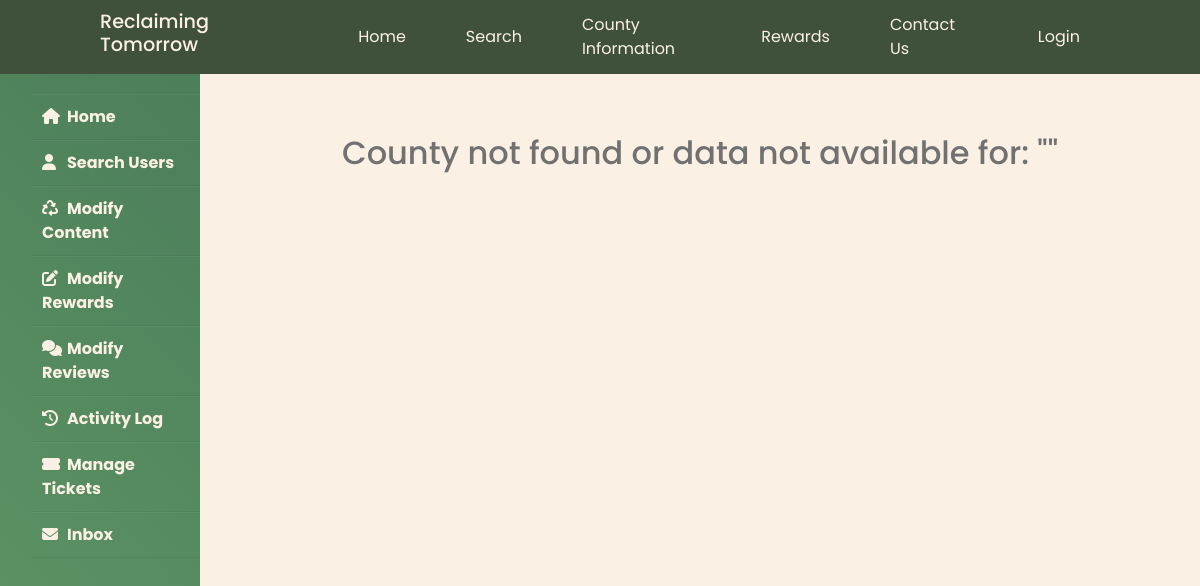
Before: /admin/countyPreview.php?id=Guilford with the older database file.
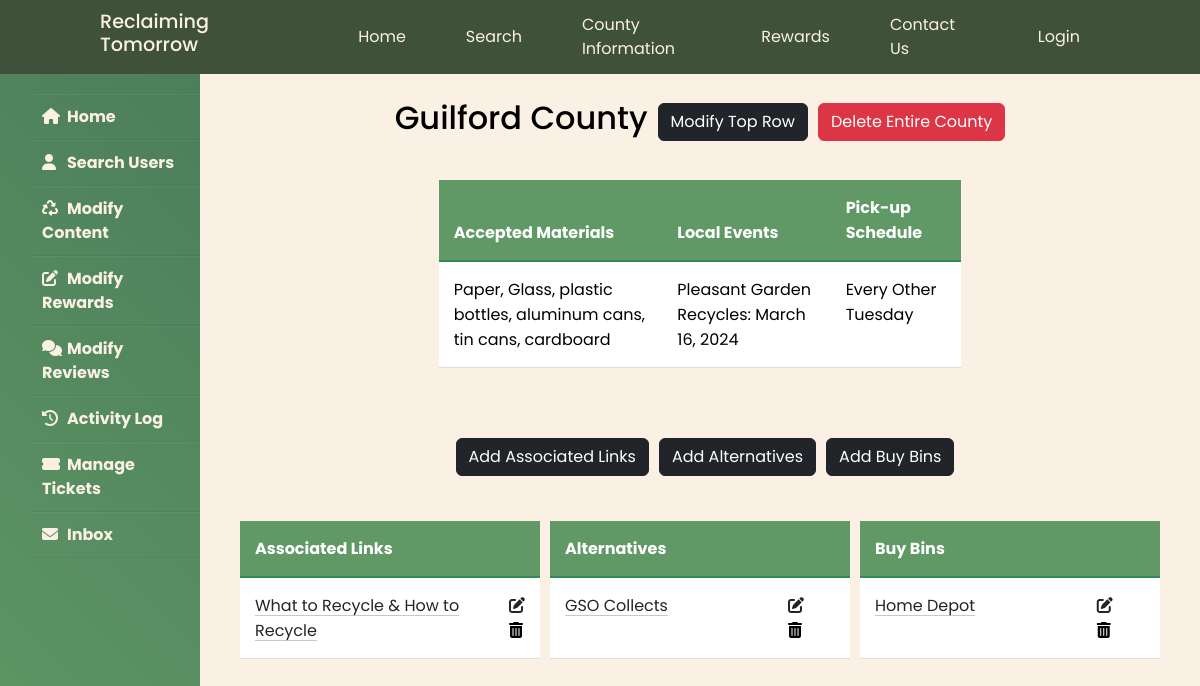
After: the same page with the newer database file.
### tables this page shows
CREATE TABLE `county_search` (
  `County` varchar(150) NOT NULL,
  `Accepted Materials` varchar(150) NOT NULL,
  `Local Events` varchar(150) NOT NULL,
  `Pick-up Schedule` varchar(150) NOT NULL
);

CREATE TABLE `county_associated_links` (
  `id` int(11) NOT NULL AUTO_INCREMENT,
  `County` varchar(150) NOT NULL,
  `Placeholder` varchar(255) NOT NULL,
  `Link` varchar(600) NOT NULL,
  PRIMARY KEY (`id`)
);

CREATE TABLE `county_alternatives` (
  `id` int(11) NOT NULL AUTO_INCREMENT,
  `County` varchar(150) NOT NULL,
  `Placeholder` varchar(255) NOT NULL,
  `Link` varchar(600) NOT NULL,
  PRIMARY KEY (`id`)
);

CREATE TABLE `county_buy_bins` (
  `id` int(11) NOT NULL AUTO_INCREMENT,
  `County` varchar(150) NOT NULL,
  `Placeholder` varchar(255) NOT NULL,
  `Link` varchar(600) NOT NULL,
  PRIMARY KEY (`id`)
);

### admin/countyPreview.php (the view, shortened to what the changed rows need)
<?php
require '../connect.php';
?>
<!DOCTYPE html>
<html lang="en">
<head>
    <link href="https://cdn.jsdelivr.net/npm/bootstrap@5.3.1/dist/css/bootstrap.min.css" rel="stylesheet" />
    <link href="../style.css" rel="stylesheet">
</head>
<body>
<?php include_once "../admin/header.php";?>
<div class="wrapper">
        <div class="main_content">
            <div class="info">
            <?php
    $county_id=$_GET['id'];
    $sql="SELECT * FROM `county_search` WHERE `County`='$county_id'";
    $result=mysqli_query($db,$sql);
    $row=mysqli_fetch_assoc($result);
    if ($result->num_rows > 0) {
    echo "<div class=\"center\">";
    echo '<h2 style="text-align: center;margin-top: 10px;color: #000000;">'.$row['County'].' County</h2>';
    echo '<a class="btn btn-dark btn" href="modifyTopRow?id='.$row['County'].'" style="margin-left: 10px;margin-top: 10px" role="button">Modify Top Row</a>';
    echo '<a class="btn btn-danger btn" href="deleteEntireCounty?id='.$row['County'].'" style="margin-left: 10px;margin-top: 10px" role="button">Delete Entire County</a>';
    echo '</div>';
    }
    $sql = "SELECT * FROM county_search WHERE `County`='$county_id'";
    $result=mysqli_query($db,$sql);
    if ($result->num_rows > 0) {
        echo "<div class=\"center\">";
        echo "<div class=\"table_widths\">";
        echo "<table class=\"table table-hover\" style=\"margin-top: 5px;\">";
        echo "<thead class=\"table-dark\">";
        echo "<tr>";
        echo "<th>Accepted Materials</th>";
        echo "<th>Local Events</th>";
        echo "<th>Pick-up Schedule</th>";
        echo "</tr>";
        echo "</thead>";
        while ($row = $result->fetch_assoc()) {
            echo "<tbody>";
            echo "<tr>";
            echo "<td>" . $row['Accepted Materials'] . "</td>";
            echo "<td>" . $row['Local Events'] . "</td>";
            echo "<td width=\"25%\">" . $row['Pick-up Schedule'] . "</td>";
            echo "</tr>";
            echo "</tbody>";
        }
        echo "</table>";
        echo "</div>";
        echo "</div>";
        echo "<div class=\"center\">";
        echo '<a class="btn btn-dark btn" href="addAssociatedLinks?id='.$county_id.'" style="margin-left: 10px;" role="button">Add Associated Links</a>';
        echo '<a class="btn btn-dark btn" href="addAlternatives?id='.$county_id.'" style="margin-left: 10px;" role="button">Add Alternatives</a>';
        echo '<a class="btn btn-dark btn" href="addBuyBinLinks?id='.$county_id.'" style="margin-left: 10px;" role="button">Add Buy Bins</a>';
        echo '</div>';
    $sql = "SELECT * FROM county_associated_links WHERE `County`='$county_id'";
    $result=mysqli_query($db,$sql);
    if ($result->num_rows > 0) {
        echo "<div class=\"row_of_tables\">";
        echo "<div class=\"table_row\">";
        echo "<table class=\"table table-hover\" style=\"margin-top: 20px;\">";
        echo "<thead class=\"table-dark\">";
        echo "<tr>";
        echo "<th class=\"center_thead\">Associated Links</th>";
        echo "<th></th>";
        echo "</tr>";
        echo "</thead>";
        while ($row = $result->fetch_assoc()) {
            echo "<tbody>";
            echo "<tr>";
            echo '<td><a href="'.$row['Link'].'" class="link-dark link-offset-2 link-underline-opacity-25 link-underline-opacity-100-hover">'.$row['Placeholder'].'</a></td>';
            echo '<td><li><a class="link-dark" href="/admin/modifyAssocLinks?id='.$row['id'].'"><i class="fas fa-edit"></i></a></li> <li><a style="color: black;" class="dark-delete" href="/admin/deleteAssocLinks?id='.$row['id'].'"><i class="fas fa-trash-alt"></i></a></li></td>';
            echo "</tr>";
            echo "</tbody>";
        }
        echo "</table>";
        echo "</div>";
    } else {
        echo "";
    }
    $sql = "SELECT * FROM county_alternatives WHERE `County`='$county_id'";
    $result=mysqli_query($db,$sql);
    if ($result->num_rows > 0) {
        echo "<div class=\"table_row\">";
        echo "<table class=\"table table-hover\" style=\"margin-top: 20px;\">";
        echo "<thead class=\"table-dark\">";
        echo "<tr>";
        echo "<th class=\"center_thead\">Alternatives</th>";
        echo '<th></th>';
        echo "</tr>";
        echo "</thead>";
        while ($row = $result->fetch_assoc()) {
            echo "<tbody>";
            echo "<tr>";
            echo '<td><a href="'.$row['Link'].'" class="link-dark link-offset-2 link-underline-opacity-25 link-underline-opacity-100-hover">'.$row['Placeholder'].'</a></td>';
            echo '<td><li><a class="link-dark" href="/admin/modifyAlternative?id='.$row['id'].'"><i class="fas fa-edit"></i></a></li> <li><a style="color: black;" class="dark-delete" href="/admin/deleteAlternative?id='.$row['id'].'"><i class="fas fa-trash-alt"></i></a></li></td>';
            echo "</tr>";
            echo "</tbody>";
        }
        echo "</table>";
        echo "</div>";
    } else {
        echo "";
    }
    $sql = "SELECT * FROM county_buy_bins WHERE `County`='$county_id'";
    $result=mysqli_query($db,$sql);
    if ($result->num_rows > 0) {
        echo "<div class=\"table_row\">";
        echo "<table class=\"table table-hover\" style=\"margin-top: 20px;\">";
        echo "<thead class=\"table-dark\">";
        echo "<tr>";
        echo "<th class=\"center_thead\">Buy Bins</th>";
        echo '<th></th>';
        echo "</tr>";
        echo "</thead>";
        while ($row = $result->fetch_assoc()) {
            echo "<tbody>";
            echo "<tr>";
            echo '<td><a href="'.$row['Link'].'" class="link-dark link-offset-2 link-underline-opacity-25 link-underline-opacity-100-hover">'.$row['Placeholder'].'</a></td>';
            echo '<td><li><a class="link-dark" href="/admin/modifyBuyBins?id='.$row['id'].'"><i class="fas fa-edit"></i></a></li> <li><a style="color: black;" class="dark-delete" href="/admin/deleteBuyBins?id='.$row['id'].'"><i class="fas fa-trash-alt"></i></a></li></td>';
            echo "</tr>";
            echo "</tbody>";
        }
        echo "</table>";
        echo "</div>";
        echo "</div>";
    } else {
        echo "";
    }
    } else {
        echo '<h2 style="text-align: center;margin-top: 70px;">County not found or data not available for: "'.$county.'"</h2>';
    }
?>
      </div>
    </div>
</div>
</body>
</html>

Changed rows visible on the page:
added county_search: County "Guilford", Accepted Materials "Paper, Glass, plastic bottles, aluminum cans, tin cans, cardboard", Local Events "Pleasant Garden Recycles: March 16, 2024", value "Every Other Tuesday"
added county_associated_links: Placeholder "What to Recycle & How to Recycle"
added county_alternatives: Placeholder "GSO Collects"
added county_buy_bins: Placeholder "Home Depot"
Other visible differences:
text no longer shown: "County not found or data not available for: \" \""
text now shown: "County Modify Top Row Delete Entire County Accepted Materials Local Events Pick-up Schedule Add Associated Links Add Alternatives Add Buy Bins Associated Links Alternatives Buy Bins"
